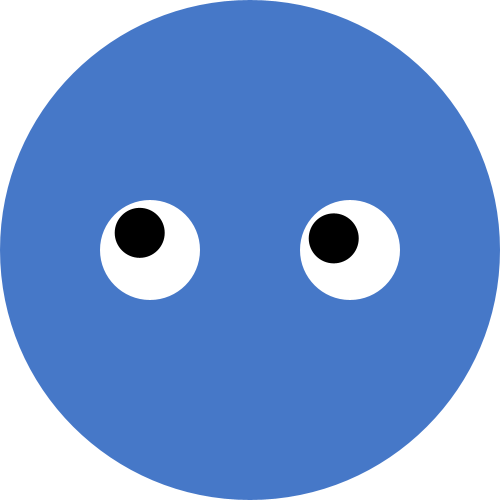
Frame 1 (no input)
Frame 60 (the mouse pressed at the canvas centre just before this capture): identical to frame 1, image omitted
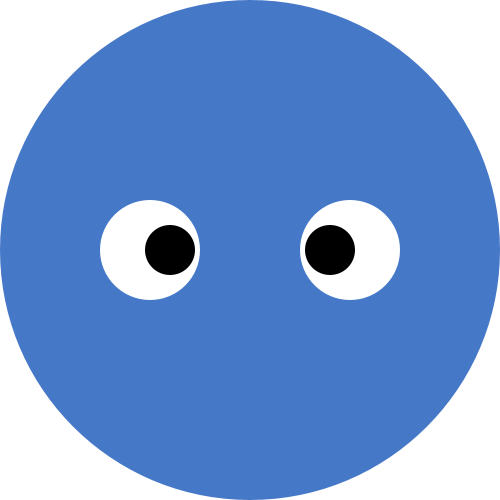
Frame 120 (the mouse held since frame 60 and released just before this capture)

The Processing sketch that drew these frames (run headless with seeded random() and noise(); from frame 60 on, the mouse is pressed at the canvas centre):

// Processing sketch: follow_eyes
// ── follow_eyes.pde
void setup() {
  size(500,500);
}

void draw() {
  background(255);
  noStroke();
  fill(70,120,200);
  ellipse(width/2,height/2,width,height);
  float leftX = width/2-100;
  float leftY = height/2;
  float rightX = width/2+100;
  float rightY = height/2;
  followEye(leftX,leftY);
  followEye(rightX,rightY);
}

void followEye(float x,float y) {
    fill(255);
    ellipse(x,y,100,100);
    float angle = atan2(mouseY-y,mouseX-x);
    fill(0);
    ellipse(x+cos(angle)*20,
            y+sin(angle)*20,
            50,50);
}
